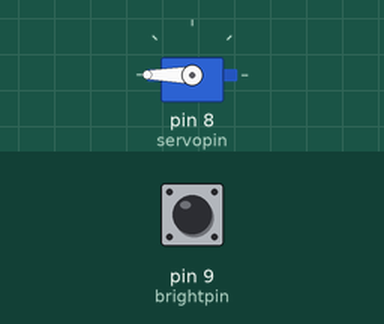
This sketch was run on a simulated Arduino Uno, built with avr-gcc and run on an emulated ATmega328P. On the bench: servo. The test bench sets the inputs (shaded band); at power-on: pin 9 (brightpin) LOW. What the sketch prints to the serial monitor is not drawn.

Above: at 1.2 s.
1.3 s: pin 9 (brightpin) pulled HIGH for 0.15 s
At 1.38 s:
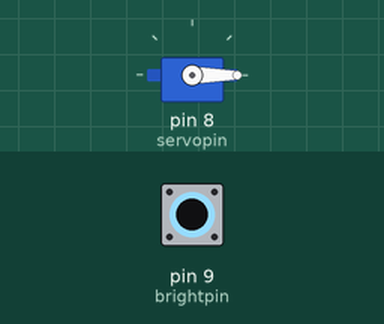
2.9 s: pin 9 (brightpin) pulled HIGH for 3.2 s
At 6.4 s:
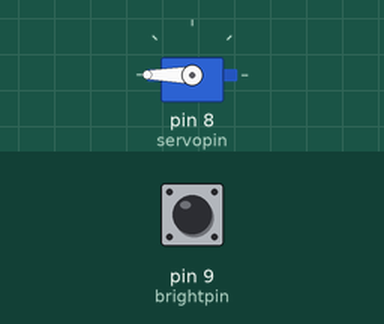
Timing chart, 0 to 7.9 s (numbered marks = the images above; inputs shaded):
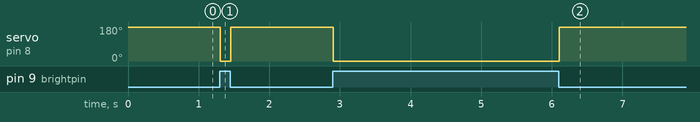

Measured:
- after the input at 1.3 s, servo on pin 8 (servopin): 180° → 0° at once, → 180° 0.15 s later
- after the input at 2.9 s, servo on pin 8 (servopin): 180° → 0° at once, → 180° 3.2 s later

The sketch:

SERVO_USING_PHOTORESISTERMODULE.ino
```cpp
#include<Servo.h>
int servopin=8;
int brightpin=9;
int brightval;
int servopos;
Servo myservo;
void setup() {
  // put your setup code here, to run once:
pinMode(brightpin,INPUT);
myservo.attach(servopin);
Serial.begin(9600);
}

void loop() {
  // put your main code here, to run repeatedly:
brightval=digitalRead(brightpin);
Serial.println(brightval);
if(brightval==1){
  servopos=0;
}
if(brightval==0){
  servopos=180;
}
myservo.write(servopos);

}
```
